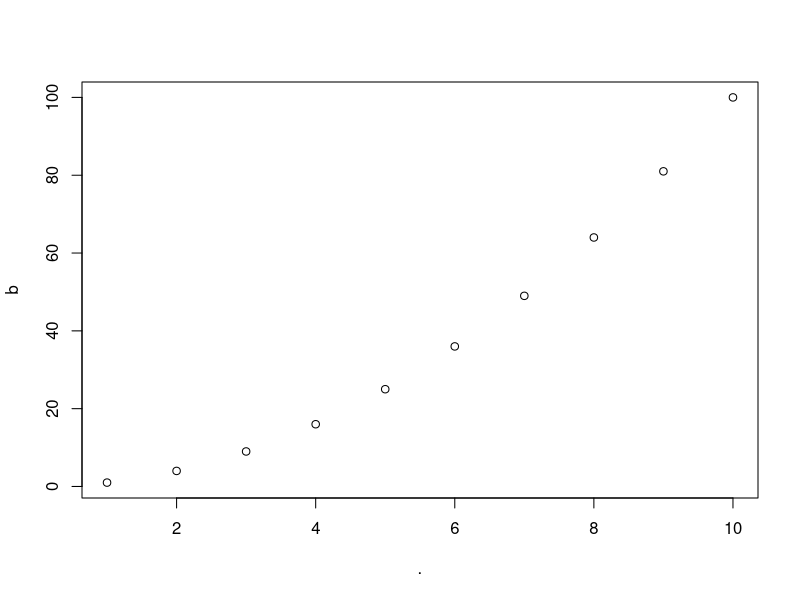

Reproduce this figure in R.
library(dplyr)

x <- "Hello World"
x

############################################################################
# install.packages("psych")
# install.packages("descr")
# install.packages("gmodels")
# install.packages("MASS")
# install.packages("Hmisc")
# install.packages("dplyr")
# install.packages("fBasics")
# install.packages("QuantPsyc")
# install.packages("prettyR")
# install.packages("e1071")
# install.packages('abind')
# install.packages('zoo')
# install.packages('xts')
# install.packages('quantmod')
# install.packages('ROCR')
# install.packages("https://cran.r-project.org/src/contrib/Archive/DMwR/DMwR_0.4.1.tar.gz", repos = NULL, type="source")
# install.packages("rpart")
# install.packages("rpart.plot")
# install.packages("party")
# install.packages("nnet")
# install.packages("downloader")
# install.packages("neuralnet")
# install.packages("tree")
# install.packages("caret")
# install.packages("arules")
# install.packages("arulesViz")
# install.packages("lattice")
# install.packages("topicmodels")
# install.packages("wordcloud")
# install.packages("RColorBrewer")
# install.packages("sna")
# install.packages("igraph")
# install.packages("rgl")
# install.packages("rvest")
# install.packages("stringr")
# install.packages("XML")
# install.packages("readxl")
# install.packages("WriteXLS")
# # rJava 설치
# install.packages("multilinguer")	
# library(multilinguer)
# install_jdk()
# # KoNLP 패키지 설치시 참조 또는 이용되는 패키지 설치
# install.packages(c("hash", "tau", "Sejong", "RSQLite", "devtools", "bit", "rex", "lazyeval", "htmlwidgets", "crosstalk", "promises", "later", "sessioninfo", "xopen", "bit64", "blob", "DBI", "memoise", "plogr", "covr", "DT", "rcmdcheck", "rversions"), type = "binary")
# # 깃허브의 KoNLP 패키지 설치
# install.packages("remotes")
# remotes::install_github('haven-jeon/KoNLP', upgrade = "never", INSTALL_opts=c("--no-multiarch"))
# # 텍스트마이닝을 위한 tm 패키지 설치
# require(remotes)
# install_version("tm", version = "0.7-5", repos = "http://cran.us.r-project.org")
# install.packages("ggplot2")
# install.packages("treemap")
# install.packages("aplpack")
# install.packages("raster")
# install.packages("rgeos")
# install.packages("rgdal")
# install.packages("ggmap")
############################################################################

### R 기초 

## 데이타 유형 및 변수 할당 
# numeric integer , double 
x <- 10
mode(x)
x <- 10.5
mode(x)
is.numeric(x)
# character
x <- "홍길동"
mode(x)
is.character(x)
# logical true , false
x <- TRUE
mode(x)
is.logical(x)
# complex number 
x <- 2+3i
mode(x)
# Date
x <- as.Date("2023-10-25")
mode(x)
# Special
x <- NULL
mode(x)
x <- NA
mode(x)
x <- NaN
mode(x)
x <- Inf 
mode(x)
x <- -Inf 
mode(x)

## 연산자 
x <- 6
y <- 3
z <- x+y
z
.a <- 10
.b <- 15
.a + .b
.a - .b
.a * .b
.a / .b
3^2
13%%3
13%/%3
.a < .b
.a <= .b
.a > .b
.a >= .b
.a == .b 
.a != .b
a <- TRUE
b <- FALSE
a | b
a & b
!b
isTRUE(b)

a <- c(1:10)
a
b <- a^2
b
a %>% plot(b)

## 수치계산 및 함수 
5+4^2
1:7
abs(-7)
x <- c(1,2,3)
x
exp(2)
log(7.389056)
log10(1000)
max(1:10)
min(1:10)
sample(5)
mean(1:10)
rnorm(6)
mean(rnorm(6))
median(1:11)
sd(1:10)
sqrt(10)
sum(1:15)
var(1:10)
a <- c(1,2,3)
print(a)
#read.csv("data/data.csv", header=TRUE)
#write.csv(df,"data.csv",row,names=TRUE)



### 데이터 구조  